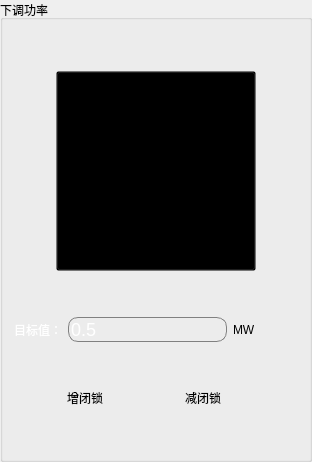
                     <widget class="QGroupBox" name="groupBox_8">
                      <property name="styleSheet">
                       <string notr="true"/>
                      </property>
                      <property name="title">
                       <string>下调功率</string>
                      </property>
                      <layout class="QGridLayout" name="gridLayout_16">
                       <item row="0" column="0">
                        <layout class="QVBoxLayout" name="verticalLayout_14" stretch="0,1,0,1,0,0,0">
                         <item>
                          <spacer name="verticalSpacer_16">
                           <property name="orientation">
                            <enum>Qt::Vertical</enum>
                           </property>
                           <property name="sizeHint" stdset="0">
                            <size>
                             <width>20</width>
                             <height>40</height>
                            </size>
                           </property>
                          </spacer>
                         </item>
                         <item>
                          <layout class="QHBoxLayout" name="horizontalLayout_43">
                           <item>
                            <spacer name="horizontalSpacer_29">
                             <property name="orientation">
                              <enum>Qt::Horizontal</enum>
                             </property>
                             <property name="sizeHint" stdset="0">
                              <size>
                               <width>40</width>
                               <height>20</height>
                              </size>
                             </property>
                            </spacer>
                           </item>
                           <item>
                            <widget class="QToolButton" name="toolButton_down">
                             <property name="minimumSize">
                              <size>
                               <width>200</width>
                               <height>200</height>
                              </size>
                             </property>
                             <property name="styleSheet">
                              <string notr="true">background-color: rgba(0, 0, 0, 0);</string>
                             </property>
                             <property name="text">
                              <string/>
                             </property>
                             <property name="icon">
                              <iconset resource="../agc.qrc">
                               <normaloff>:/images/ShowWidget/pbdown1.png</normaloff>:/images/ShowWidget/pbdown1.png</iconset>
                             </property>
                             <property name="iconSize">
                              <size>
                               <width>180</width>
                               <height>180</height>
                              </size>
                             </property>
                            </widget>
                           </item>
                           <item>
                            <spacer name="horizontalSpacer_28">
                             <property name="orientation">
                              <enum>Qt::Horizontal</enum>
                             </property>
                             <property name="sizeHint" stdset="0">
                              <size>
                               <width>40</width>
                               <height>20</height>
                              </size>
                             </property>
                            </spacer>
                           </item>
                          </layout>
                         </item>
                         <item>
                          <spacer name="verticalSpacer_15">
                           <property name="orientation">
                            <enum>Qt::Vertical</enum>
                           </property>
                           <property name="sizeHint" stdset="0">
                            <size>
                             <width>20</width>
                             <height>40</height>
                            </size>
                           </property>
                          </spacer>
                         </item>
                         <item>
                          <layout class="QHBoxLayout" name="horizontalLayout_30">
                           <item>
                            <widget class="QLabel" name="label_20">
                             <property name="palette">
                              <palette>
                               <active>
                                <colorrole role="WindowText">
                                 <brush brushstyle="SolidPattern">
                                  <color alpha="255">
                                   <red>255</red>
                                   <green>255</green>
                                   <blue>255</blue>
                                  </color>
                                 </brush>
                                </colorrole>
                                <colorrole role="Button">
                                 <brush brushstyle="SolidPattern">
                                  <color alpha="255">
                                   <red>255</red>
                                   <green>255</green>
                                   <blue>255</blue>
                                  </color>
                                 </brush>
                                </colorrole>
                                <colorrole role="Light">
                                 <brush brushstyle="SolidPattern">
                                  <color alpha="255">
                                   <red>255</red>
                                   <green>255</green>
                                   <blue>255</blue>
                                  </color>
                                 </brush>
                                </colorrole>
                                <colorrole role="Midlight">
                                 <brush brushstyle="SolidPattern">
                                  <color alpha="255">
                                   <red>255</red>
                                   <green>255</green>
                                   <blue>255</blue>
                                  </color>
                                 </brush>
                                </colorrole>
                                <colorrole role="Dark">
                                 <brush brushstyle="SolidPattern">
                                  <color alpha="255">
                                   <red>127</red>
                                   <green>127</green>
                                   <blue>127</blue>
                                  </color>
                                 </brush>
                                </colorrole>
                                <colorrole role="Mid">
                                 <brush brushstyle="SolidPattern">
                                  <color alpha="255">
                                   <red>170</red>
                                   <green>170</green>
                                   <blue>170</blue>
                                  </color>
                                 </brush>
                                </colorrole>
                                <colorrole role="Text">
                                 <brush brushstyle="SolidPattern">
                                  <color alpha="255">
                                   <red>255</red>
                                   <green>255</green>
                                   <blue>255</blue>
                                  </color>
                                 </brush>
                                </colorrole>
                                <colorrole role="BrightText">
                                 <brush brushstyle="SolidPattern">
                                  <color alpha="255">
                                   <red>255</red>
                                   <green>255</green>
                                   <blue>255</blue>
                                  </color>
                                 </brush>
                                </colorrole>
                                <colorrole role="ButtonText">
                                 <brush brushstyle="SolidPattern">
                                  <color alpha="255">
                                   <red>255</red>
                                   <green>255</green>
                                   <blue>255</blue>
                                  </color>
                                 </brush>
                                </colorrole>
                                <colorrole role="Base">
                                 <brush brushstyle="SolidPattern">
                                  <color alpha="255">
                                   <red>255</red>
                                   <green>255</green>
                                   <blue>255</blue>
                                  </color>
                                 </brush>
                                </colorrole>
                                <colorrole role="Window">
                                 <brush brushstyle="SolidPattern">
                                  <color alpha="255">
                                   <red>255</red>
                                   <green>255</green>
                                   <blue>255</blue>
                                  </color>
                                 </brush>
                                </colorrole>
                                <colorrole role="Shadow">
                                 <brush brushstyle="SolidPattern">
                                  <color alpha="255">
                                   <red>0</red>
                                   <green>0</green>
                                   <blue>0</blue>
                                  </color>
                                 </brush>
                                </colorrole>
                                <colorrole role="AlternateBase">
                                 <brush brushstyle="SolidPattern">
                                  <color alpha="255">
                                   <red>255</red>
                                   <green>255</green>
                                   <blue>255</blue>
                                  </color>
                                 </brush>
                                </colorrole>
                                <colorrole role="ToolTipBase">
                                 <brush brushstyle="SolidPattern">
                                  <color alpha="255">
                                   <red>255</red>
                                   <green>255</green>
                                   <blue>220</blue>
                                  </color>
                                 </brush>
                                </colorrole>
                                <colorrole role="ToolTipText">
                                 <brush brushstyle="SolidPattern">
                                  <color alpha="255">
                                   <red>0</red>
                                   <green>0</green>
                                   <blue>0</blue>
                                  </color>
                                 </brush>
                                </colorrole>
                                <colorrole role="PlaceholderText">
                                 <brush brushstyle="SolidPattern">
                                  <color alpha="128">
                                   <red>0</red>
                                   <green>0</green>
                                   <blue>0</blue>
                                  </color>
                                 </brush>
                                </colorrole>
                               </active>
                               <inactive>
                                <colorrole role="WindowText">
                                 <brush brushstyle="SolidPattern">
                                  <color alpha="255">
                                   <red>255</red>
                                   <green>255</green>
                                   <blue>255</blue>
                                  </color>
                                 </brush>
                                </colorrole>
                                <colorrole role="Button">
                                 <brush brushstyle="SolidPattern">
                                  <color alpha="255">
                                   <red>255</red>
                                   <green>255</green>
                                   <blue>255</blue>
                                  </color>
                                 </brush>
                                </colorrole>
                                <colorrole role="Light">
                                 <brush brushstyle="SolidPattern">
                                  <color alpha="255">
                                   <red>255</red>
                                   <green>255</green>
                                   <blue>255</blue>
                                  </color>
                                 </brush>
                                </colorrole>
                                <colorrole role="Midlight">
                                 <brush brushstyle="SolidPattern">
                                  <color alpha="255">
                                   <red>255</red>
                                   <green>255</green>
                                   <blue>255</blue>
                                  </color>
                                 </brush>
                                </colorrole>
                                <colorrole role="Dark">
                                 <brush brushstyle="SolidPattern">
                                  <color alpha="255">
                                   <red>127</red>
                                   <green>127</green>
                                   <blue>127</blue>
                                  </color>
                                 </brush>
                                </colorrole>
                                <colorrole role="Mid">
                                 <brush brushstyle="SolidPattern">
                                  <color alpha="255">
                                   <red>170</red>
                                   <green>170</green>
                                   <blue>170</blue>
                                  </color>
                                 </brush>
                                </colorrole>
                                <colorrole role="Text">
                                 <brush brushstyle="SolidPattern">
                                  <color alpha="255">
                                   <red>255</red>
                                   <green>255</green>
                                   <blue>255</blue>
                                  </color>
                                 </brush>
                                </colorrole>
                                <colorrole role="BrightText">
                                 <brush brushstyle="SolidPattern">
                                  <color alpha="255">
                                   <red>255</red>
                                   <green>255</green>
                                   <blue>255</blue>
                                  </color>
                                 </brush>
                                </colorrole>
                                <colorrole role="ButtonText">
                                 <brush brushstyle="SolidPattern">
                                  <color alpha="255">
                                   <red>255</red>
                                   <green>255</green>
                                   <blue>255</blue>
                                  </color>
                                 </brush>
                                </colorrole>
                                <colorrole role="Base">
                                 <brush brushstyle="SolidPattern">
                                  <color alpha="255">
                                   <red>255</red>
                                   <green>255</green>
                                   <blue>255</blue>
                                  </color>
                                 </brush>
                                </colorrole>
                                <colorrole role="Window">
                                 <brush brushstyle="SolidPattern">
                                  <color alpha="255">
                                   <red>255</red>
                                   <green>255</green>
                                   <blue>255</blue>
                                  </color>
                                 </brush>
                                </colorrole>
                                <colorrole role="Shadow">
                                 <brush brushstyle="SolidPattern">
                                  <color alpha="255">
                                   <red>0</red>
                                   <green>0</green>
                                   <blue>0</blue>
                                  </color>
                                 </brush>
                                </colorrole>
                                <colorrole role="AlternateBase">
                                 <brush brushstyle="SolidPattern">
                                  <color alpha="255">
                                   <red>255</red>
                                   <green>255</green>
                                   <blue>255</blue>
                                  </color>
                                 </brush>
                                </colorrole>
                                <colorrole role="ToolTipBase">
                                 <brush brushstyle="SolidPattern">
                                  <color alpha="255">
                                   <red>255</red>
                                   <green>255</green>
                                   <blue>220</blue>
                                  </color>
                                 </brush>
                                </colorrole>
                                <colorrole role="ToolTipText">
                                 <brush brushstyle="SolidPattern">
                                  <color alpha="255">
                                   <red>0</red>
                                   <green>0</green>
                                   <blue>0</blue>
                                  </color>
                                 </brush>
                                </colorrole>
                                <colorrole role="PlaceholderText">
                                 <brush brushstyle="SolidPattern">
                                  <color alpha="128">
                                   <red>0</red>
                                   <green>0</green>
                                   <blue>0</blue>
                                  </color>
                                 </brush>
                                </colorrole>
                               </inactive>
                               <disabled>
                                <colorrole role="WindowText">
                                 <brush brushstyle="SolidPattern">
                                  <color alpha="255">
                                   <red>255</red>
                                   <green>255</green>
                                   <blue>255</blue>
                                  </color>
                                 </brush>
                                </colorrole>
                                <colorrole role="Button">
                                 <brush brushstyle="SolidPattern">
                                  <color alpha="255">
                                   <red>255</red>
                                   <green>255</green>
                                   <blue>255</blue>
                                  </color>
                                 </brush>
                                </colorrole>
                                <colorrole role="Light">
                                 <brush brushstyle="SolidPattern">
                                  <color alpha="255">
                                   <red>255</red>
                                   <green>255</green>
                                   <blue>255</blue>
                                  </color>
                                 </brush>
                                </colorrole>
                                <colorrole role="Midlight">
                                 <brush brushstyle="SolidPattern">
                                  <color alpha="255">
                                   <red>255</red>
                                   <green>255</green>
                                   <blue>255</blue>
                                  </color>
                                 </brush>
                                </colorrole>
                                <colorrole role="Dark">
                                 <brush brushstyle="SolidPattern">
                                  <color alpha="255">
                                   <red>127</red>
                                   <green>127</green>
                                   <blue>127</blue>
                                  </color>
                                 </brush>
                                </colorrole>
                                <colorrole role="Mid">
                                 <brush brushstyle="SolidPattern">
                                  <color alpha="255">
                                   <red>170</red>
                                   <green>170</green>
                                   <blue>170</blue>
                                  </color>
                                 </brush>
                                </colorrole>
                                <colorrole role="Text">
                                 <brush brushstyle="SolidPattern">
                                  <color alpha="255">
                                   <red>255</red>
                                   <green>255</green>
                                   <blue>255</blue>
                                  </color>
                                 </brush>
                                </colorrole>
                                <colorrole role="BrightText">
                                 <brush brushstyle="SolidPattern">
                                  <color alpha="255">
                                   <red>255</red>
                                   <green>255</green>
                                   <blue>255</blue>
                                  </color>
                                 </brush>
                                </colorrole>
                                <colorrole role="ButtonText">
                                 <brush brushstyle="SolidPattern">
                                  <color alpha="255">
                                   <red>255</red>
                                   <green>255</green>
                                   <blue>255</blue>
                                  </color>
                                 </brush>
                                </colorrole>
                                <colorrole role="Base">
                                 <brush brushstyle="SolidPattern">
                                  <color alpha="255">
                                   <red>255</red>
                                   <green>255</green>
                                   <blue>255</blue>
                                  </color>
                                 </brush>
                                </colorrole>
                                <colorrole role="Window">
                                 <brush brushstyle="SolidPattern">
                                  <color alpha="255">
                                   <red>255</red>
                                   <green>255</green>
                                   <blue>255</blue>
                                  </color>
                                 </brush>
                                </colorrole>
                                <colorrole role="Shadow">
                                 <brush brushstyle="SolidPattern">
                                  <color alpha="255">
                                   <red>0</red>
                                   <green>0</green>
                                   <blue>0</blue>
                                  </color>
                                 </brush>
                                </colorrole>
                                <colorrole role="AlternateBase">
                                 <brush brushstyle="SolidPattern">
                                  <color alpha="255">
                                   <red>255</red>
                                   <green>255</green>
                                   <blue>255</blue>
                                  </color>
                                 </brush>
                                </colorrole>
                                <colorrole role="ToolTipBase">
                                 <brush brushstyle="SolidPattern">
                                  <color alpha="255">
                                   <red>255</red>
                                   <green>255</green>
                                   <blue>220</blue>
                                  </color>
                                 </brush>
                                </colorrole>
                                <colorrole role="ToolTipText">
                                 <brush brushstyle="SolidPattern">
                                  <color alpha="255">
                                   <red>0</red>
                                   <green>0</green>
                                   <blue>0</blue>
                                  </color>
                                 </brush>
                                </colorrole>
                                <colorrole role="PlaceholderText">
                                 <brush brushstyle="SolidPattern">
                                  <color alpha="128">
                                   <red>0</red>
                                   <green>0</green>
                                   <blue>0</blue>
                                  </color>
                                 </brush>
                                </colorrole>
                               </disabled>
                              </palette>
                             </property>
                             <property name="styleSheet">
                              <string notr="true">

font: 75 14pt &quot;Adobe Devanagari&quot;;</string>
                             </property>
                             <property name="text">
                              <string>目标值：</string>
                             </property>
                            </widget>
                           </item>
                           <item>
                            <widget class="QLineEdit" name="lineEdit_down">
                             <property name="styleSheet">
                              <string notr="true">background-color: rgba(255, 255, 255, 0);
color: rgb(255, 255, 255);
border-radius:10px;border: 1px solid gray;font-size:18px;</string>
                             </property>
                             <property name="text">
                              <string>0.5</string>
                             </property>
                            </widget>
                           </item>
                           <item>
                            <widget class="QLabel" name="label_43">
                             <property name="text">
                              <string>MW </string>
                             </property>
                            </widget>
                           </item>
                           <item>
                            <spacer name="horizontalSpacer_38">
                             <property name="orientation">
                              <enum>Qt::Horizontal</enum>
                             </property>
                             <property name="sizeHint" stdset="0">
                              <size>
                               <width>40</width>
                               <height>20</height>
                              </size>
                             </property>
                            </spacer>
                           </item>
                          </layout>
                         </item>
                         <item>
                          <spacer name="verticalSpacer_13">
                           <property name="orientation">
                            <enum>Qt::Vertical</enum>
                           </property>
                           <property name="sizeHint" stdset="0">
                            <size>
                             <width>20</width>
                             <height>40</height>
                            </size>
                           </property>
                          </spacer>
                         </item>
                         <item>
                          <layout class="QHBoxLayout" name="horizontalLayout_54">
                           <item>
                            <spacer name="horizontalSpacer_56">
                             <property name="orientation">
                              <enum>Qt::Horizontal</enum>
                             </property>
                             <property name="sizeHint" stdset="0">
                              <size>
                               <width>40</width>
                               <height>20</height>
                              </size>
                             </property>
                            </spacer>
                           </item>
                           <item>
                            <widget class="QLabel" name="label_upper">
                             <property name="minimumSize">
                              <size>
                               <width>60</width>
                               <height>0</height>
                              </size>
                             </property>
                             <property name="maximumSize">
                              <size>
                               <width>16777215</width>
                               <height>30</height>
                              </size>
                             </property>
                             <property name="text">
                              <string>增闭锁</string>
                             </property>
                            </widget>
                           </item>
                           <item>
                            <spacer name="horizontalSpacer_57">
                             <property name="orientation">
                              <enum>Qt::Horizontal</enum>
                             </property>
                             <property name="sizeHint" stdset="0">
                              <size>
                               <width>40</width>
                               <height>20</height>
                              </size>
                             </property>
                            </spacer>
                           </item>
                           <item>
                            <widget class="QLabel" name="label_lower">
                             <property name="minimumSize">
                              <size>
                               <width>60</width>
                               <height>0</height>
                              </size>
                             </property>
                             <property name="maximumSize">
                              <size>
                               <width>16777215</width>
                               <height>30</height>
                              </size>
                             </property>
                             <property name="text">
                              <string>减闭锁</string>
                             </property>
                            </widget>
                           </item>
                           <item>
                            <spacer name="horizontalSpacer_58">
                             <property name="orientation">
                              <enum>Qt::Horizontal</enum>
                             </property>
                             <property name="sizeHint" stdset="0">
                              <size>
                               <width>40</width>
                               <height>20</height>
                              </size>
                             </property>
                            </spacer>
                           </item>
                          </layout>
                         </item>
                         <item>
                          <spacer name="verticalSpacer_14">
                           <property name="orientation">
                            <enum>Qt::Vertical</enum>
                           </property>
                           <property name="sizeHint" stdset="0">
                            <size>
                             <width>20</width>
                             <height>40</height>
                            </size>
                           </property>
                          </spacer>
                         </item>
                        </layout>
                       </item>
                      </layout>
                     </widget>
